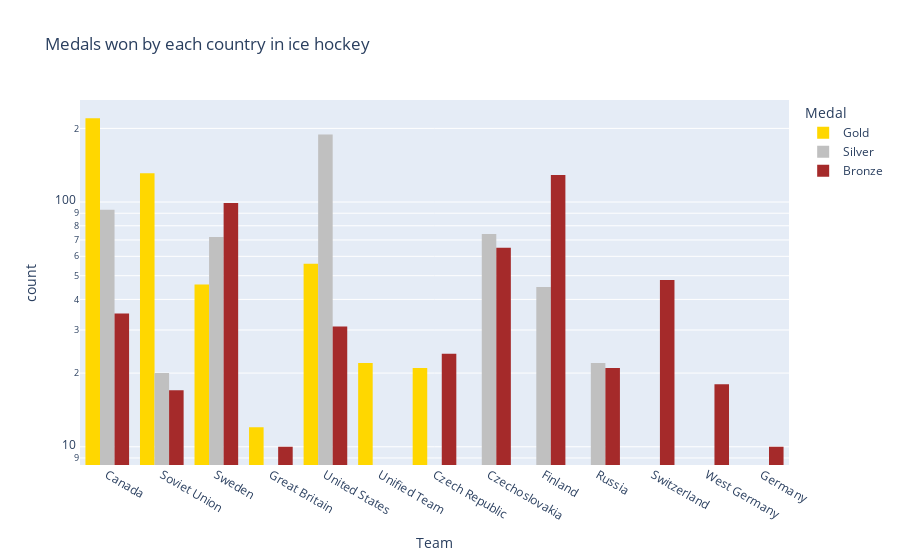

This figure's notebook cell:
### Code cell
# medal distribution for each team
fig = px.histogram(
    df_ice_hockey,
    x="Team",
    log_y=True,
    barmode="group",
    color="Medal",
    category_orders={"Medal": ["Gold", "Silver", "Bronze"]},
    color_discrete_sequence=["gold", "silver", "brown"],
    title="Medals won by each country in ice hockey",
)
fig.show()

### Figure 1 — Plotly figure (JSON) as saved in the notebook; plotly's stock layout.template omitted (floating-point values rounded to 4 significant figures; data arrays with more than 128 entries replaced by an {"elided": "..."} marker saying what was removed)
{"data": [{"alignmentgroup": "True", "bingroup": "x", "hovertemplate": "Medal=Gold<br>Team=%{x}<br>count=%{y}<extra></extra>", "legendgroup": "Gold", "marker": {"color": "gold", "pattern": {"shape": ""}}, "name": "Gold", "offsetgroup": "Gold", "orientation": "v", "showlegend": true, "type": "histogram", "x": {"elided": "508 str values"}, "xaxis": "x", "yaxis": "y"}, {"alignmentgroup": "True", "bingroup": "x", "hovertemplate": "Medal=Silver<br>Team=%{x}<br>count=%{y}<extra></extra>", "legendgroup": "Silver", "marker": {"color": "silver", "pattern": {"shape": ""}}, "name": "Silver", "offsetgroup": "Silver", "orientation": "v", "showlegend": true, "type": "histogram", "x": {"elided": "515 str values"}, "xaxis": "x", "yaxis": "y"}, {"alignmentgroup": "True", "bingroup": "x", "hovertemplate": "Medal=Bronze<br>Team=%{x}<br>count=%{y}<extra></extra>", "legendgroup": "Bronze", "marker": {"color": "brown", "pattern": {"shape": ""}}, "name": "Bronze", "offsetgroup": "Bronze", "orientation": "v", "showlegend": true, "type": "histogram", "x": {"elided": "507 str values"}, "xaxis": "x", "yaxis": "y"}], "layout": {"barmode": "group", "legend": {"title": {"text": "Medal"}, "tracegroupgap": 0}, "title": {"text": "Medals won by each country in ice hockey"}, "xaxis": {"anchor": "y", "domain": [0, 1], "title": {"text": "Team"}}, "yaxis": {"anchor": "x", "domain": [0, 1], "title": {"text": "count"}, "type": "log"}}}
